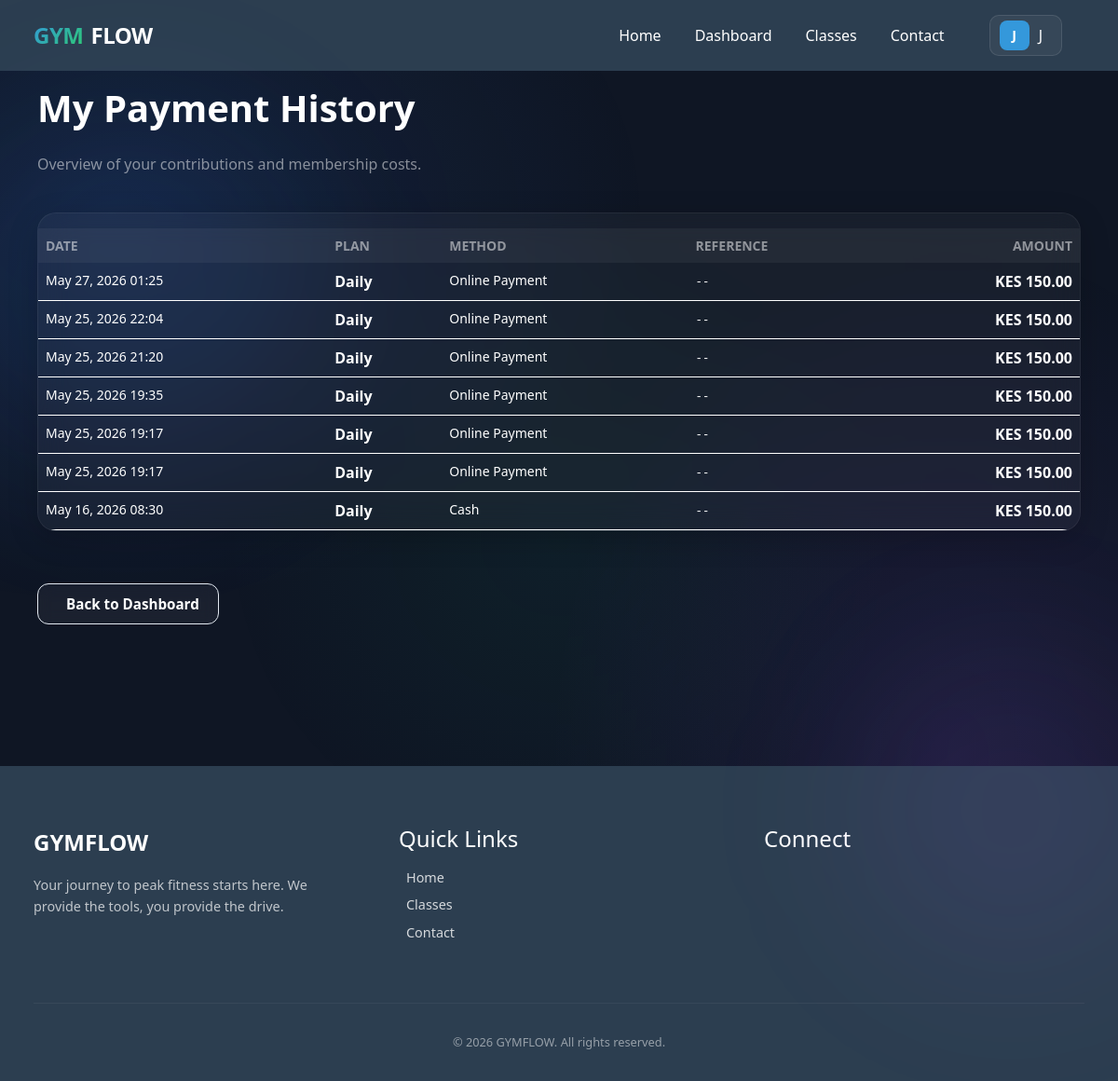
Page /portal/payments/ (signed in) on the committed database.
### base/gym/models.py (models this page shows, shortened)
class Payment(models.Model):
    branch = models.ForeignKey(Branch, on_delete=models.CASCADE, related_name="payments", null=True, blank=True)
    member = models.ForeignKey(Member, on_delete=models.CASCADE, related_name="payments")
    Membership = models.ForeignKey(Membership, on_delete=models.SET_NULL, null=True, blank=True)
    amount = models.DecimalField(max_digits=10, decimal_places=2)
    paid_on = models.DateTimeField(default=timezone.now, db_index=True)
    method = models.CharField(max_length=30, default="Cash")
    reference = models.CharField(max_length=60, blank=True)
    date = models.DateField(default=timezone.now, db_index=True)
    @property
    def plan_name(self):
        if self.Membership and self.Membership.plan:
            return self.Membership.plan.name
        return "N/A"

class Membership(models.Model):
    member = models.ForeignKey(Member, on_delete=models.CASCADE, related_name="memberships")
    plan = models.ForeignKey(MembershipPlan, on_delete=models.PROTECT)
    start_date = models.DateField(default=timezone.now)
    end_date = models.DateField(blank=True, null=True)
    is_active = models.BooleanField(default=True, db_index=True)

class MembershipPlan(models.Model):
    name = models.CharField(max_length=60)
    price = models.DecimalField(max_digits=10, decimal_places=2)
    duration_days = models.PositiveIntegerField()

### base/gym/views/portal.py (the view)
# urls.py: path("portal/payments/", views.portal_payments, name="portal_payments"),
@login_required
def portal_payments(request):
    try:
        member = request.user.member_profile
    except Member.DoesNotExist:
        return redirect("login")
    payments = member.payments.all().order_by("-paid_on")
    return render(request, "gym/portal/payments.html", {
        "member": member,
        "payments": payments,
    })

### base/gym/context_processors.py (called while the page is built)
def branch_context(request):
    active_branch_id = request.session.get('active_branch_id')
    active_branch = None
    if active_branch_id:
        try:
            active_branch = Branch.objects.get(id=active_branch_id)
        except Branch.DoesNotExist:
            pass
    return {
        'all_branches': Branch.objects.all(),
        'active_branch': active_branch,
    }

### base/templates/gym/portal/payments.html (shortened to what this page needs)
{% extends "gym/base.html" %}
{% load static %}
{% block extra_css %}
<link rel="stylesheet" href="{% static 'gym/css/portal.css' %}">
{% endblock %}
{% block body_class %}portal-theme{% endblock %}
{% block content %}
<div class="portal-page container">
    <div class="row mb-4">
        <div class="col-12">
            <h1 class="fw-bold text-white">My Payment History</h1>
            <p class="text-white opacity-50">Overview of your contributions and membership costs.</p>
        </div>
    </div>
    <div class="row">
        <div class="col-12">
            <div class="portal-card">
                <div class="portal-card-body p-0">
                    <div class="table-responsive">
                        <table class="table table-hover mb-0"
                            style="--bs-table-bg: transparent; --bs-table-hover-bg: rgba(255,255,255,0.05); color: white; border-color: rgba(255,255,255,0.05);">
                            <thead style="background: rgba(255,255,255,0.05);">
                                <tr>
                                    <th class="border-0 text-white opacity-50 small text-uppercase">Date</th>
                                    <th class="border-0 text-white opacity-50 small text-uppercase">Plan</th>
                                    <th class="border-0 text-white opacity-50 small text-uppercase">Method</th>
                                    <th class="border-0 text-white opacity-50 small text-uppercase">Reference</th>
                                    <th class="border-0 text-white opacity-50 small text-uppercase text-end">Amount</th>
                                </tr>
                            </thead>
                            <tbody>
                                {% for payment in payments %}
                                <tr>
                                    <td class="border-white border-opacity-5 text-white opacity-80 small">
                                        {{payment.paid_on|date:"M d, Y H:i"}}</td>
                                    <td class="border-white border-opacity-5 text-white fw-bold">{{payment.plan_name}}
                                    </td>
                                    <td class="border-white border-opacity-5 text-white opacity-60 small">
                                        {{payment.method}}</td>
                                    <td class="border-white border-opacity-5 small">
                                        <code class="text-white opacity-40">{{payment.reference|default:"--"}}</code>
                                    </td>
                                    <td class="border-white border-opacity-5 text-end fw-bold" style="color: #2ecc71;">
                                        KES {{payment.amount}}</td>
                                </tr>
                                {% endfor %}
                            </tbody>
                        </table>
                    </div>
                </div>
            </div>
        </div>
    </div>
    <div class="mt-4">
        <a href="{% url 'portal_dashboard' %}" class="back-link"
            style="background: rgba(255,255,255,0.05); color: white;">
             Back to Dashboard
        </a>
    </div>
</div>
{% endblock %}

### static/gym/css/main.css (style rules this page uses)
* { margin: 0; padding: 0; box-sizing: border-box; }
body { font-family: 'Segoe UI', Tahoma, Geneva, Verdana, sans-serif; background-color: #f5f5f5; color: #333; }
.container { max-width: 1200px; margin: 0 auto; padding: 0 20px; }
h1 { color: #2c3e50; margin-bottom: 1.5rem; }
table { width: 100%; border-collapse: collapse; margin: 1rem 0; background: white; box-shadow: 0 2px 4px rgba(0, 0, 0, 0.1); }
th, td { padding: 1rem; text-align: left; border-bottom: 1px solid #ddd; }
th { background-color: #ecf0f1; font-weight: 600; }
.back-link { display: inline-flex; align-items: center; gap: 10px; margin-bottom: 1.5rem; color: #64748b; text-decoration: none; font-size: 0.95rem; font-weight: 600; transition: all 0.3s cubic-bezier(0.4, 0, 0.2, 1); padding: 0.6rem 1.25rem; border-radius: 12px; background: rgba(241, 245, 249, 0.8); border: 1px solid #e2e8f0; backdrop-filter: blur(8px); }

### static/gym/css/portal.css (style rules this page uses)
body.portal-theme { background: #0f1624 !important; color: #e0e6ed; }
body.portal-theme::before { content: ''; position: fixed; top: 0; left: 0; right: 0; bottom: 0; background: radial-gradient(ellipse 80% 60% at 10% 20%, rgba(59, 130, 246, 0.12) 0%, transparent 60%), radial-gradient(ellipse 60% 80% at 85% 70%, rgba(139, 92, 246, 0.10) 0%, transparent 60%), radial-gradient(ellipse 50% 50% at 50% 50%, rgba(16, 185, 129, 0.06) 0%, transparent 60%); z-index: -2; animation: meshShift 20s ease-in-out infinite alternate; }
.portal-page { margin-top: -2rem; padding-top: 1rem; position: relative; z-index: 1; }
.portal-page::before, .portal-page::after { content: ''; position: fixed; border-radius: 50%; filter: blur(80px); z-index: -1; pointer-events: none; }
.portal-page::before { width: 400px; height: 400px; background: rgba(59, 130, 246, 0.08); top: 10%; left: -5%; animation: floatOrb1 15s ease-in-out infinite; }
.portal-page::after { width: 350px; height: 350px; background: rgba(168, 85, 247, 0.07); bottom: 10%; right: -5%; animation: floatOrb2 18s ease-in-out infinite; }
.portal-card { background: rgba(255, 255, 255, 0.04); backdrop-filter: blur(16px); -webkit-backdrop-filter: blur(16px); border-radius: 20px; box-shadow: 0 8px 32px rgba(0, 0, 0, 0.2); overflow: hidden; border: 1px solid rgba(255, 255, 255, 0.06); margin-bottom: 2rem; }
.portal-card-body { padding: 1.5rem; }

### base/templates/gym/portal/payments.html (style rules this page uses)
.portal-card .table, .portal-card .table th, .portal-card .table td, .portal-card .table tr { background-color: transparent !important; color: white !important; border-color: rgba(255, 255, 255, 0.05); }

### rows in the picture
Payment: paid_on "May 27, 2026 01:25", plan_name "Daily", method "Online Payment", reference "--", amount "150.00"
Payment: paid_on "May 25, 2026 22:04", plan_name "Daily", method "Online Payment", reference "--", amount "150.00"
Payment: paid_on "May 25, 2026 21:20", plan_name "Daily", method "Online Payment", reference "--", amount "150.00"
Payment: paid_on "May 25, 2026 19:35", plan_name "Daily", method "Online Payment", reference "--", amount "150.00"
Payment: paid_on "May 25, 2026 19:17", plan_name "Daily", method "Online Payment", reference "--", amount "150.00"
Payment: paid_on "May 25, 2026 19:17", plan_name "Daily", method "Online Payment", reference "--", amount "150.00"
Payment: paid_on "May 16, 2026 08:30", plan_name "Daily", method "Cash", reference "--", amount "150.00"

### other values in the picture
{{ m_name|slice:":1"|upper }} "J"
{{ m_name }} "J"
